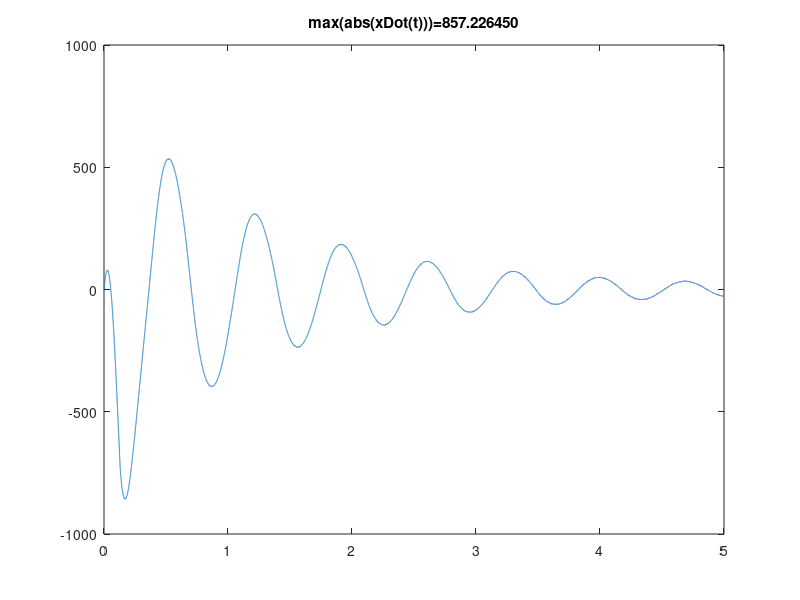
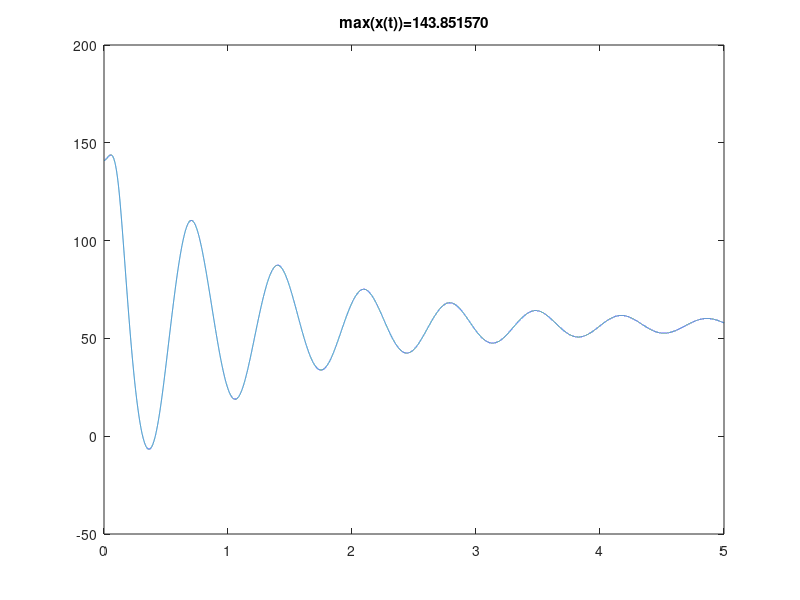

The MATLAB source for these figures, in order:
close all;

% 826,8773 (med marginen: 16,5376)

% This is Mechanical System number 15 . m1 = 273 kg . m2 = 209 kg . m3 = 56 kg , k1 = 57000 N/m , 
% Undeformed length of k1, L01 = 119 mm , Nonlinear damper b1 = 2000 Ns/m^1.5 , k2 = 59000 N/m , 
% Undeformed length of k2, L02 = 114 mm , Linear damper b2 = 2000 Ns/m , theta = 60 Degrees , 
% h1 = 482 mm , x1 (initial value) = 141 mm , x1_Dot (initial value) = 0 mm/s , x2 (initial value) = 802 mm , x2_Dot (initial value) = 0 mm/s , 
% simulation time = 5.0 Seconds . What is the maximum absolute value of the velocity [mm/s] of body m1 ?

% masses
m_1 = 273; % kg
m_2 = 209; % kg
m_3 = 56; % kg
% springs
k_1 = 57000; % N/m
L0_1 = 119/1000; % mm to m
k_2 = 59000; % N/m
L0_2 = 114/1000; % mm to m
% dempers
b_1 = 2000; % Ns/m^1.5
b_2 = 2000; % Ns/m
% others
theta = 60*(pi/180); % degrees to rad
h_1 = 482/1000; % mm to m
g = 9.81;

t = 0;
tEnd = 5;
tDelta = 1e-4;

% state variables
x_1 = 141/1000; % mm to m
x_1Dot = 0; % m/s
x_1DotDot = 0;
x_2 = 802/1000; % mm to m
x_2Dot = 0; % m/s
x_2DotDot = 0;

datapoints_size = ceil(tEnd/tDelta);
tPlot = zeros(datapoints_size, 1);
xPlot = zeros(datapoints_size, 1);
xDotPlot = zeros(datapoints_size, 1);
xDotDotPlot = zeros(datapoints_size, 1);


i = 1;
while t < tEnd
    % forces in m_2
    F_g3 = m_3*g;
    F_g2 = m_2*g*sin(theta);
    k2_delta = (x_2 - (x_1+h_1)) - L0_2;
    F_k2 = k2_delta*k_2;
    b2_delta = x_2Dot - x_1Dot;
    F_b2 = b2_delta*b_2;
    % forces in m_1
    F_g1 = m_1*g*sin(theta);
    F_k1 = 0;
    F_b1 = 0;
    if x_1 < L0_1
        k1_delta = L0_1 - x_1;
        F_k1 = k1_delta*k_1;
        b1_delta = -x_1Dot;
        F_b1 = sqrt(b1_delta)*b1_delta*b_1;
    end
    

    x_1DotDot = (F_k1+F_b1+F_k2+F_b2-F_g1)/(m_1);
    x_1Dot = x_1Dot + x_1DotDot*tDelta;
    x_1 = x_1 + x_1Dot*tDelta;

    x_2DotDot = (F_g3  -(F_k2+F_b2+F_g2))/(m_2+m_3);
    x_2Dot = x_2Dot + x_2DotDot*tDelta;
    x_2 = x_2 + x_2Dot*tDelta;

    tPlot(i) = t;
    xPlot(i) = x_1*1000; % transform back to mm
    xDotPlot(i) = x_1Dot*1000; % transform back to mm
    xDotDotPlot(i) = x_1DotDot*1000; % transform back to mm


    t = t + tDelta;
    i = i + 1;
end

plot(tPlot, xDotPlot)
title(sprintf('max(abs(xDot(t)))=%f', max(abs(xDotPlot))));
figure;

plot(tPlot, xPlot)
title(sprintf('max(x(t))=%f', max(xPlot)));

